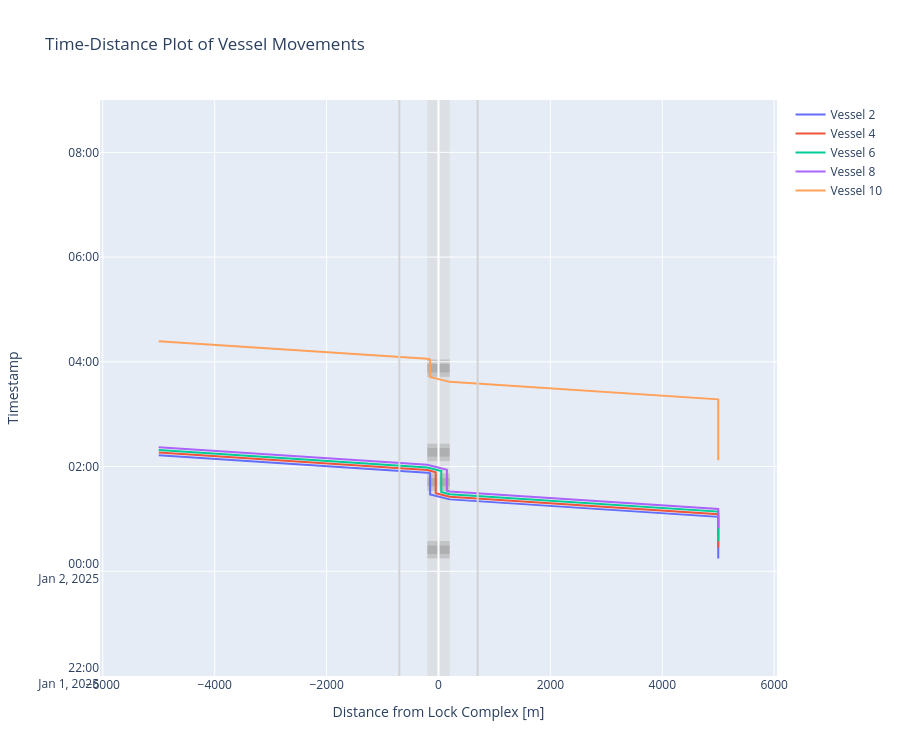

The notebook cell this image was saved under:
### Markdown cell above
#### Time-distance diagram of vessels passing the lock and planning info

### Code cell
def cm_to_pixels(cm):
    return cm * 37.8 # Set figure height to 10 cmfig.update_layout(height=cm_to_pixels(10))

# We can plot the time-distance diagram
fig = lock_chamber_I.plot(xlimmin = -6050, 
                        xlimmax = 6050,
                        ylimmin = pd.Timestamp('2025-01-01 22:00:00'),
                        ylimmax = pd.Timestamp('2025-01-02 09:00:00'),
                        method='Plotly')

fig.update_layout(height=cm_to_pixels(20))

### Figure 1 — Plotly figure (JSON) as saved in the notebook; plotly's stock layout.template omitted (floating-point values rounded to 4 significant figures)
{"data": [{"mode": "lines", "name": "Vessel 2", "type": "scatter", "x": [5000.0, 5000.0, 5000.0, 5000.0, 200.0, 200.0, -150.0, -150.0, -150.0, -150.0, -200.0, -200.0, -5000.0, -5000.0], "y": ["2025-01-02T00:14:44.354414", "2025-01-02T00:14:44.354414", "2025-01-02T01:02:22.821308", "2025-01-02T01:02:22.821308", "2025-01-02T01:22:22.821308", "2025-01-02T01:22:22.821308", "2025-01-02T01:28:02.994094", "2025-01-02T01:32:11.417420", "2025-01-02T01:52:11.417420", "2025-01-02T01:52:11.417420", "2025-01-02T01:53:00.013532", "2025-01-02T01:53:00.013532", "2025-01-02T02:13:00.013532", "2025-01-02T02:13:00.013532"]}, {"mode": "lines", "name": "Vessel 4", "type": "scatter", "x": [5000.0, 5000.0, 5000.0, 5000.0, 200.0, 200.0, -50.0, -50.0, -50.0, -50.0, -200.0, -200.0, -5000.0, -5000.0], "y": ["2025-01-02T00:27:21.160539", "2025-01-02T00:27:21.160539", "2025-01-02T01:05:22.821308", "2025-01-02T01:05:22.821308", "2025-01-02T01:25:22.821308", "2025-01-02T01:25:22.821308", "2025-01-02T01:29:25.801870", "2025-01-02T01:32:11.417420", "2025-01-02T01:52:11.417420", "2025-01-02T01:53:34.225196", "2025-01-02T01:56:00.013533", "2025-01-02T01:56:00.013533", "2025-01-02T02:16:00.013533", "2025-01-02T02:16:00.013533"]}, {"mode": "lines", "name": "Vessel 6", "type": "scatter", "x": [5000.0, 5000.0, 5000.0, 5000.0, 200.0, 200.0, 50.0, 50.0, 50.0, 50.0, -200.0, -200.0, -5000.0, -5000.0], "y": ["2025-01-02T00:34:27.065476", "2025-01-02T00:34:27.065476", "2025-01-02T01:08:22.821308", "2025-01-02T01:08:22.821308", "2025-01-02T01:28:22.821308", "2025-01-02T01:28:22.821308", "2025-01-02T01:30:48.609645", "2025-01-02T01:32:11.417420", "2025-01-02T01:52:11.417420", "2025-01-02T01:54:57.032971", "2025-01-02T01:59:00.013533", "2025-01-02T01:59:00.013533", "2025-01-02T02:19:00.013533", "2025-01-02T02:19:00.013533"]}, {"mode": "lines", "name": "Vessel 8", "type": "scatter", "x": [5000.0, 5000.0, 5000.0, 5000.0, 200.0, 200.0, 150.0, 150.0, 150.0, 150.0, -200.0, -200.0, -5000.0, -5000.0], "y": ["2025-01-02T00:49:15.409894", "2025-01-02T00:49:15.409894", "2025-01-02T01:11:22.821308", "2025-01-02T01:11:22.821308", "2025-01-02T01:31:22.821308", "2025-01-02T01:31:22.821308", "2025-01-02T01:32:11.417420", "2025-01-02T01:37:11.417420", "2025-01-02T01:47:11.417420", "2025-01-02T01:56:19.840746", "2025-01-02T02:02:00.013533", "2025-01-02T02:02:00.013533", "2025-01-02T02:22:00.013533", "2025-01-02T02:22:00.013533"]}, {"mode": "lines", "name": "Vessel 10", "type": "scatter", "x": [5000.0, 5000.0, 5000.0, 5000.0, 200.0, 200.0, -150.0, -150.0, -150.0, -150.0, -200.0, -200.0, -5000.0, -5000.0], "y": ["2025-01-02T02:07:07.343527", "2025-01-02T02:07:07.343527", "2025-01-02T03:17:01.590207", "2025-01-02T03:17:01.590207", "2025-01-02T03:37:01.590207", "2025-01-02T03:37:01.590207", "2025-01-02T03:42:41.762994", "2025-01-02T03:47:41.762994", "2025-01-02T03:57:41.762994", "2025-01-02T04:02:41.762994", "2025-01-02T04:03:30.359106", "2025-01-02T04:03:30.359106", "2025-01-02T04:23:30.359106", "2025-01-02T04:23:30.359106"]}], "layout": {"height": 756, "shapes": [{"fillcolor": "lightgrey", "layer": "below", "line": {"width": 0}, "name": "Lock Geometry", "opacity": 0.5, "type": "rect", "x0": -200, "x1": 200, "y0": "2025-01-01T22:00:00", "y1": "2025-01-02T09:00:00"}, {"fillcolor": "darkgrey", "layer": "below", "line": {"width": 0}, "name": "Lock gate closing", "opacity": 0.5, "type": "rect", "x0": -200, "x1": 200, "y0": "2025-01-02T00:14:44.354414", "y1": "2025-01-02T00:19:44.354414"}, {"fillcolor": "grey", "layer": "below", "line": {"width": 0}, "name": "Lock chamber converting", "opacity": 0.5, "type": "rect", "x0": -200, "x1": 200, "y0": "2025-01-02T00:19:44.354414", "y1": "2025-01-02T00:29:44.354414"}, {"fillcolor": "darkgrey", "layer": "below", "line": {"width": 0}, "name": "Lock gate opening", "opacity": 0.5, "type": "rect", "x0": -200, "x1": 200, "y0": "2025-01-02T00:29:44.354414", "y1": "2025-01-02T00:34:44.354414"}, {"fillcolor": "darkgrey", "layer": "below", "line": {"width": 0}, "name": "Lock gate closing", "opacity": 0.5, "type": "rect", "x0": -200, "x1": 200, "y0": "2025-01-02T01:32:11.417420", "y1": "2025-01-02T01:37:11.417420"}, {"fillcolor": "grey", "layer": "below", "line": {"width": 0}, "name": "Lock chamber converting", "opacity": 0.5, "type": "rect", "x0": -200, "x1": 200, "y0": "2025-01-02T01:37:11.417420", "y1": "2025-01-02T01:47:11.417420"}, {"fillcolor": "darkgrey", "layer": "below", "line": {"width": 0}, "name": "Lock gate opening", "opacity": 0.5, "type": "rect", "x0": -200, "x1": 200, "y0": "2025-01-02T01:47:11.417420", "y1": "2025-01-02T01:52:11.417420"}, {"fillcolor": "darkgrey", "layer": "below", "line": {"width": 0}, "name": "Lock gate closing", "opacity": 0.5, "type": "rect", "x0": -200, "x1": 200, "y0": "2025-01-02T02:06:10.013533", "y1": "2025-01-02T02:11:10.013533"}, {"fillcolor": "grey", "layer": "below", "line": {"width": 0}, "name": "Lock chamber converting", "opacity": 0.5, "type": "rect", "x0": -200, "x1": 200, "y0": "2025-01-02T02:11:10.013533", "y1": "2025-01-02T02:21:10.013533"}, {"fillcolor": "darkgrey", "layer": "below", "line": {"width": 0}, "name": "Lock gate opening", "opacity": 0.5, "type": "rect", "x0": -200, "x1": 200, "y0": "2025-01-02T02:21:10.013533", "y1": "2025-01-02T02:26:10.013533"}, {"fillcolor": "darkgrey", "layer": "below", "line": {"width": 0}, "name": "Lock gate closing", "opacity": 0.5, "type": "rect", "x0": -200, "x1": 200, "y0": "2025-01-02T03:42:41.762994", "y1": "2025-01-02T03:47:41.762994"}, {"fillcolor": "grey", "layer": "below", "line": {"width": 0}, "name": "Lock chamber converting", "opacity": 0.5, "type": "rect", "x0": -200, "x1": 200, "y0": "2025-01-02T03:47:41.762994", "y1": "2025-01-02T03:57:41.762994"}, {"fillcolor": "darkgrey", "layer": "below", "line": {"width": 0}, "name": "Lock gate opening", "opacity": 0.5, "type": "rect", "x0": -200, "x1": 200, "y0": "2025-01-02T03:57:41.762994", "y1": "2025-01-02T04:02:41.762994"}, {"line": {"color": "lightgrey"}, "type": "line", "x0": -700, "x1": -700, "xref": "x", "y0": 0, "y1": 1, "yref": "y domain"}, {"line": {"color": "lightgrey"}, "type": "line", "x0": 700, "x1": 700, "xref": "x", "y0": 0, "y1": 1, "yref": "y domain"}], "showlegend": true, "title": {"text": "Time-Distance Plot of Vessel Movements"}, "xaxis": {"range": [-6050, 6050], "title": {"text": "Distance from Lock Complex [m]"}}, "yaxis": {"range": ["2025-01-01T22:00:00", "2025-01-02T09:00:00"], "title": {"text": "Timestamp"}}}}
